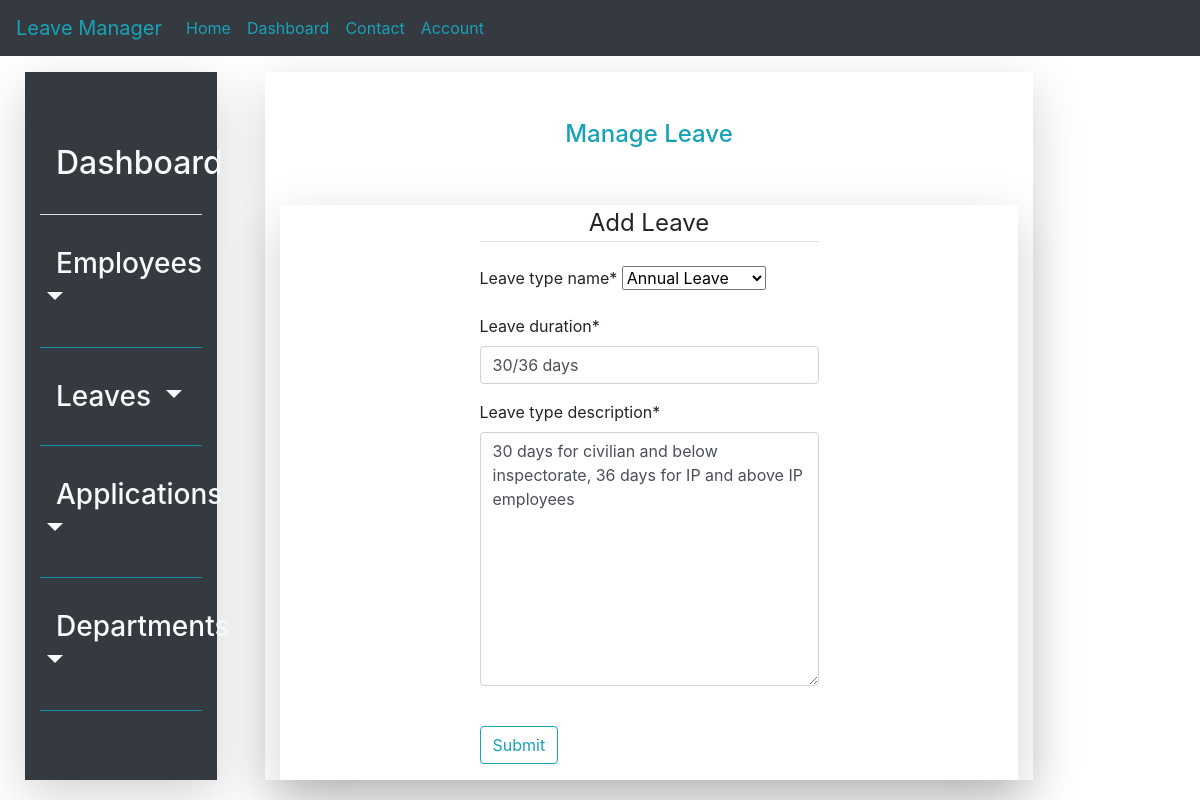
Screenshot of /leave/update/1 with the database file from the repository.
### leave_management_app/models.py (models this page shows, shortened)
class Leave_type(models.Model):
    leave_type_name = models.CharField(choices=leave_category_list, max_length=30)
    leave_duration = models.CharField(default='30/36 days', max_length=30)
    leave_type_description = models.TextField()

### leave_management_app/views.py (the view)
# urls.py: path('leave/update/<int:pk>', LeaveUpdateView.as_view(), name='leave_update'),
class LeaveUpdateView(UpdateView):
    model = Leave_type
    fields = ['leave_type_name', 'leave_duration', 'leave_type_description']

### leave_management_app/templates/leave_management_app/leave_type_form.html (shortened to what this page needs)
{%extends 'leave_management_app/base.html'%}
{%load crispy_forms_tags%}
{%block content%}
<div class="row p-4" style="height: 95vh; width: 100%; background-color: white; background-attachment: fixed;">
        {%block navbar%}
            {%include 'navigation/sidenav.html'%}
        {%endblock navbar%}
    <div class="col-lg-8 mt-3 ml-5 shadow-lg content-align-center">
        <div class="py-5 text-center"><label class="text-info h4">Manage Leave</label></div>
        <div class="container-fluid">
            <div class="row shadow-lg justify-content-center">
                <div class="col-md-6">
                <form method="POST">
                        <fieldset class="form-group">
                            <legend class="border-bottom mb-4 text-center">Add Leave</legend>
                            {{form|crispy}}
                        </fieldset>
                        <div class="form-group">
                            <button class="btn btn-outline-info mt-2" type="submit">Submit</button>
                        </div>
                </form>
                </div>
            </div>
        </div>
    </div>
</div>
{%endblock content%}

### rows the page displays
Leave_type: leave_type_name "Annual Leave", leave_duration "30/36 days", leave_type_description "30 days for civilian and below inspectorate, 36 days for IP and above IP employees"
